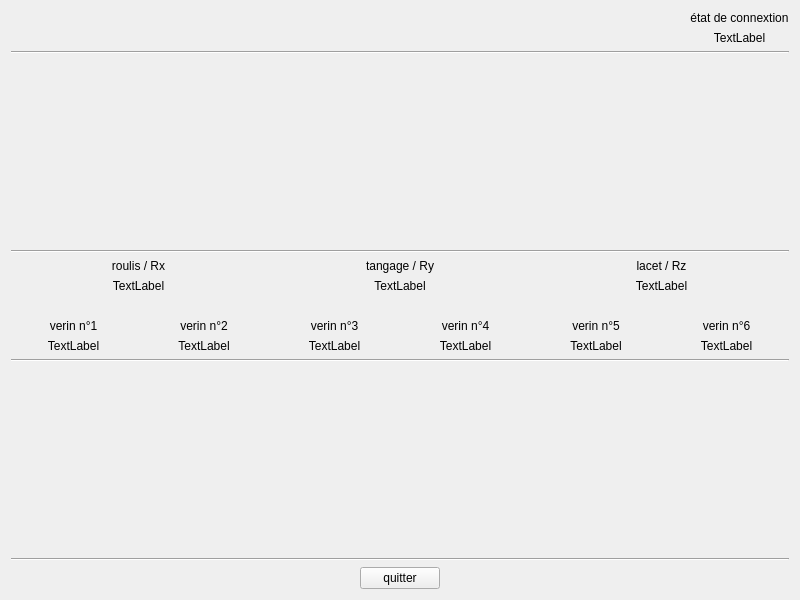
<?xml version="1.0" encoding="UTF-8"?>
<ui version="4.0">
 <class>UDP</class>
 <widget class="QWidget" name="UDP">
  <property name="geometry">
   <rect>
    <x>0</x>
    <y>0</y>
    <width>800</width>
    <height>600</height>
   </rect>
  </property>
  <property name="sizePolicy">
   <sizepolicy hsizetype="Expanding" vsizetype="Expanding">
    <horstretch>0</horstretch>
    <verstretch>0</verstretch>
   </sizepolicy>
  </property>
  <property name="minimumSize">
   <size>
    <width>0</width>
    <height>0</height>
   </size>
  </property>
  <property name="contextMenuPolicy">
   <enum>Qt::PreventContextMenu</enum>
  </property>
  <property name="windowTitle">
   <string>FlightSimMotionControl</string>
  </property>
  <property name="windowIcon">
   <iconset resource=".uic/qmake_qmake_immediate.qrc">
    <normaloff>:/hexa.png</normaloff>:/hexa.png</iconset>
  </property>
  <layout class="QGridLayout" name="gridLayout">
   <item row="1" column="0">
    <widget class="Line" name="line">
     <property name="orientation">
      <enum>Qt::Horizontal</enum>
     </property>
    </widget>
   </item>
   <item row="9" column="0">
    <spacer name="verticalSpacer_4">
     <property name="orientation">
      <enum>Qt::Vertical</enum>
     </property>
     <property name="sizeType">
      <enum>QSizePolicy::Expanding</enum>
     </property>
     <property name="sizeHint" stdset="0">
      <size>
       <width>20</width>
       <height>150</height>
      </size>
     </property>
    </spacer>
   </item>
   <item row="0" column="0">
    <layout class="QHBoxLayout" name="horizontalLayout_7">
     <item>
      <spacer name="horizontalSpacer_3">
       <property name="orientation">
        <enum>Qt::Horizontal</enum>
       </property>
       <property name="sizeHint" stdset="0">
        <size>
         <width>40</width>
         <height>20</height>
        </size>
       </property>
      </spacer>
     </item>
     <item>
      <layout class="QVBoxLayout" name="verticalLayout_3">
       <item>
        <widget class="QLabel" name="label_11">
         <property name="text">
          <string>état de connextion</string>
         </property>
         <property name="alignment">
          <set>Qt::AlignCenter</set>
         </property>
        </widget>
       </item>
       <item>
        <widget class="QLabel" name="statconnection">
         <property name="styleSheet">
          <string notr="true"/>
         </property>
         <property name="text">
          <string>TextLabel</string>
         </property>
         <property name="alignment">
          <set>Qt::AlignCenter</set>
         </property>
        </widget>
       </item>
      </layout>
     </item>
    </layout>
   </item>
   <item row="7" column="0">
    <layout class="QVBoxLayout" name="verticalLayout">
     <item>
      <layout class="QHBoxLayout" name="horizontalLayout">
       <item>
        <widget class="QLabel" name="label_3">
         <property name="text">
          <string>verin n°1</string>
         </property>
         <property name="alignment">
          <set>Qt::AlignCenter</set>
         </property>
        </widget>
       </item>
       <item>
        <widget class="QLabel" name="label_6">
         <property name="text">
          <string>verin n°2</string>
         </property>
         <property name="alignment">
          <set>Qt::AlignCenter</set>
         </property>
        </widget>
       </item>
       <item>
        <widget class="QLabel" name="label_5">
         <property name="text">
          <string>verin n°3</string>
         </property>
         <property name="alignment">
          <set>Qt::AlignCenter</set>
         </property>
        </widget>
       </item>
       <item>
        <widget class="QLabel" name="label_4">
         <property name="text">
          <string>verin n°4</string>
         </property>
         <property name="alignment">
          <set>Qt::AlignCenter</set>
         </property>
        </widget>
       </item>
       <item>
        <widget class="QLabel" name="label_2">
         <property name="text">
          <string>verin n°5</string>
         </property>
         <property name="alignment">
          <set>Qt::AlignCenter</set>
         </property>
        </widget>
       </item>
       <item>
        <widget class="QLabel" name="label">
         <property name="text">
          <string>verin n°6</string>
         </property>
         <property name="alignment">
          <set>Qt::AlignCenter</set>
         </property>
        </widget>
       </item>
      </layout>
     </item>
     <item>
      <layout class="QHBoxLayout" name="horizontalLayout_3">
       <item>
        <widget class="QLabel" name="LL1">
         <property name="text">
          <string>TextLabel</string>
         </property>
         <property name="alignment">
          <set>Qt::AlignCenter</set>
         </property>
        </widget>
       </item>
       <item>
        <widget class="QLabel" name="LL2">
         <property name="text">
          <string>TextLabel</string>
         </property>
         <property name="alignment">
          <set>Qt::AlignCenter</set>
         </property>
        </widget>
       </item>
       <item>
        <widget class="QLabel" name="LL3">
         <property name="text">
          <string>TextLabel</string>
         </property>
         <property name="scaledContents">
          <bool>true</bool>
         </property>
         <property name="alignment">
          <set>Qt::AlignCenter</set>
         </property>
        </widget>
       </item>
       <item>
        <widget class="QLabel" name="LL4">
         <property name="text">
          <string>TextLabel</string>
         </property>
         <property name="alignment">
          <set>Qt::AlignCenter</set>
         </property>
        </widget>
       </item>
       <item>
        <widget class="QLabel" name="LL5">
         <property name="text">
          <string>TextLabel</string>
         </property>
         <property name="alignment">
          <set>Qt::AlignCenter</set>
         </property>
        </widget>
       </item>
       <item>
        <widget class="QLabel" name="LL6">
         <property name="layoutDirection">
          <enum>Qt::LeftToRight</enum>
         </property>
         <property name="text">
          <string>TextLabel</string>
         </property>
         <property name="alignment">
          <set>Qt::AlignCenter</set>
         </property>
        </widget>
       </item>
      </layout>
     </item>
    </layout>
   </item>
   <item row="2" column="0">
    <spacer name="verticalSpacer">
     <property name="orientation">
      <enum>Qt::Vertical</enum>
     </property>
     <property name="sizeType">
      <enum>QSizePolicy::Expanding</enum>
     </property>
     <property name="sizeHint" stdset="0">
      <size>
       <width>20</width>
       <height>150</height>
      </size>
     </property>
    </spacer>
   </item>
   <item row="10" column="0">
    <widget class="Line" name="line_4">
     <property name="orientation">
      <enum>Qt::Horizontal</enum>
     </property>
    </widget>
   </item>
   <item row="3" column="0">
    <widget class="Line" name="line_3">
     <property name="orientation">
      <enum>Qt::Horizontal</enum>
     </property>
    </widget>
   </item>
   <item row="11" column="0">
    <layout class="QHBoxLayout" name="horizontalLayout_4">
     <item>
      <spacer name="horizontalSpacer">
       <property name="orientation">
        <enum>Qt::Horizontal</enum>
       </property>
       <property name="sizeHint" stdset="0">
        <size>
         <width>40</width>
         <height>20</height>
        </size>
       </property>
      </spacer>
     </item>
     <item>
      <widget class="QPushButton" name="pushButton">
       <property name="text">
        <string>quitter</string>
       </property>
      </widget>
     </item>
     <item>
      <spacer name="horizontalSpacer_2">
       <property name="orientation">
        <enum>Qt::Horizontal</enum>
       </property>
       <property name="sizeHint" stdset="0">
        <size>
         <width>40</width>
         <height>20</height>
        </size>
       </property>
      </spacer>
     </item>
    </layout>
   </item>
   <item row="4" column="0">
    <layout class="QVBoxLayout" name="verticalLayout_2">
     <item>
      <layout class="QHBoxLayout" name="horizontalLayout_2">
       <item>
        <widget class="QLabel" name="label_8">
         <property name="text">
          <string>roulis / Rx</string>
         </property>
         <property name="alignment">
          <set>Qt::AlignCenter</set>
         </property>
        </widget>
       </item>
       <item>
        <widget class="QLabel" name="label_9">
         <property name="text">
          <string>tangage / Ry</string>
         </property>
         <property name="alignment">
          <set>Qt::AlignCenter</set>
         </property>
        </widget>
       </item>
       <item>
        <widget class="QLabel" name="label_7">
         <property name="text">
          <string>lacet / Rz</string>
         </property>
         <property name="alignment">
          <set>Qt::AlignCenter</set>
         </property>
        </widget>
       </item>
      </layout>
     </item>
     <item>
      <layout class="QHBoxLayout" name="horizontalLayout_6">
       <item>
        <widget class="QLabel" name="labroll">
         <property name="text">
          <string>TextLabel</string>
         </property>
         <property name="alignment">
          <set>Qt::AlignCenter</set>
         </property>
        </widget>
       </item>
       <item>
        <widget class="QLabel" name="labpitch">
         <property name="text">
          <string>TextLabel</string>
         </property>
         <property name="alignment">
          <set>Qt::AlignCenter</set>
         </property>
        </widget>
       </item>
       <item>
        <widget class="QLabel" name="labheading">
         <property name="text">
          <string>TextLabel</string>
         </property>
         <property name="alignment">
          <set>Qt::AlignCenter</set>
         </property>
        </widget>
       </item>
      </layout>
     </item>
    </layout>
   </item>
   <item row="8" column="0">
    <widget class="Line" name="line_2">
     <property name="orientation">
      <enum>Qt::Horizontal</enum>
     </property>
    </widget>
   </item>
   <item row="6" column="0">
    <spacer name="verticalSpacer_2">
     <property name="orientation">
      <enum>Qt::Vertical</enum>
     </property>
     <property name="sizeType">
      <enum>QSizePolicy::Fixed</enum>
     </property>
     <property name="sizeHint" stdset="0">
      <size>
       <width>20</width>
       <height>20</height>
      </size>
     </property>
    </spacer>
   </item>
  </layout>
 </widget>
 <resources>
  <include location=".uic/qmake_qmake_immediate.qrc"/>
 </resources>
 <connections>
  <connection>
   <sender>pushButton</sender>
   <signal>pressed()</signal>
   <receiver>UDP</receiver>
   <slot>close()</slot>
   <hints>
    <hint type="sourcelabel">
     <x>395</x>
     <y>490</y>
    </hint>
    <hint type="destinationlabel">
     <x>399</x>
     <y>299</y>
    </hint>
   </hints>
  </connection>
 </connections>
</ui>
